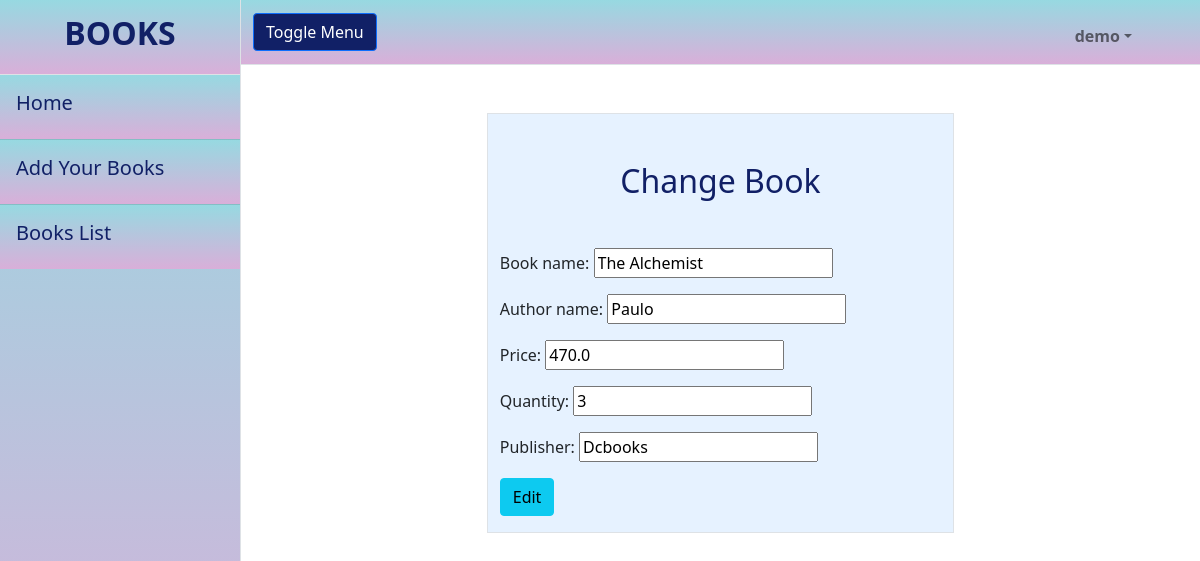
The page /bookapp/books/change/6 (signed in) on the database its author committed.
### bookapp/models.py (models this page shows, shortened)
class Books(models.Model):
    book_name=models.CharField(max_length=120)
    author_name= models.CharField(max_length=120)
    price=models.FloatField()
    quantity=models.IntegerField()
    publisher=models.CharField(max_length=120)

### bookapp/views.py (the view, shortened to what this page needs)
# urls.py: path("books/change/<int:id>",views.BookEditView.as_view(),name="edit-book"),
@method_decorator(signin_required,name="dispatch")
class BookEditView(View):
    def get(self,request,*args,**kwargs):
        id=kwargs.get("id")
        book=Books.objects.get(id=id)
        form=forms.BookChangeForm(instance=book)
        return render(request,"book-edit.html",{"form":form})

### bookapp/forms.py
class BookChangeForm(forms.ModelForm):
    class Meta:
        model=Books
        fields=("__all__")

### bookapp/templates/book-edit.html (shortened to what this page needs)
{%extends 'base.html'%}
{%block body_block%}
<div class="container">
    <div class="row  mt-5">
        <div class="col-3"></div>
        <div class="col-6 border" style="background-color: #e6f2ff">
            <h2 class="mt-5 text-center" style="color:#112066">Change Book</h2>
            <form action="" class="mt-5" method="post">
                {{form.as_p}}
                <div class="mb-3">
                    <button type="submit" class="btn btn-info">Edit</button>
                </div>
            </form>
        </div>
        <div class="col-3"></div>
    </div>
</div>
{%endblock%}

### bookapp/templates/base.html (shortened to what this page needs)
<!DOCTYPE html>
{%load static%}
<html lang="en">
    <head>
        <link href="{%static 'css/styles.css'%}" rel="stylesheet" />
    </head>
    <body>
        <div class="d-flex" id="wrapper">
            <div class="border-end bg-white" id="sidebar-wrapper" style="background-color: #D9AFD9; background-image: linear-gradient(0deg, #D9AFD9 0%, #97D9E1 100%);">
                <div class="sidebar-heading border-bottom bg-light text-center" style="background-color: #D9AFD9; background-image: linear-gradient(0deg, #D9AFD9 0%, #97D9E1 100%);"><h2 style="color:#112066"><strong>BOOKS</strong></h2></div>
                <div class="list-group list-group-flush" style="background-color: #D9AFD9; background-image: linear-gradient(0deg, #D9AFD9 0%, #97D9E1 100%);" >
                    <a class="list-group-item list-group-item-action list-group-item-light p-3" href="{%url 'index'%}"><h5 style="color:#112066">Home</h5></a>
                    <a class="list-group-item list-group-item-action list-group-item-light p-3" href="{%url 'add-book' %}"><h5 style="color:#112066">Add Your Books</h5></a>
                    <a class="list-group-item list-group-item-action list-group-item-light p-3" href="{%url 'books-list'%}"><h5 style="color:#112066">Books List</h5></a>
                </div>
            </div>
            <div id="page-content-wrapper">
                <nav class="navbar navbar-expand-lg navbar-light  border-bottom" style="background-color: #D9AFD9; background-image: linear-gradient(0deg, #D9AFD9 0%, #97D9E1 100%);">
                    <div class="container-fluid">
                        <button class="btn btn-primary" id="sidebarToggle" style="background-color:#112066">Toggle Menu</button>
                        <div class="collapse navbar-collapse" id="navbarSupportedContent">
                            <ul class="navbar-nav ms-auto mt-2 me-5 mt-lg-2">
                                <li class="nav-item active" style="color:#112066"><a class="nav-link"  href="#"></a></li>
                                <li class="nav-item dropdown">
                                    <a class="nav-link dropdown-toggle" id="navbarDropdown" href="#" role="button" data-bs-toggle="dropdown" aria-haspopup="true" aria-expanded="false"><strong>{{request.user}}</strong></a>
                                </li>
                            </ul>
                        </div>
                    </div>
                </nav>
                <div class="container-fluid">
                    {%block body_block%}{%endblock%}
                </div>
            </div>
        </div>
    </body>
</html>

### bookapp/templates/base.html (style rules this page uses)
.list-group-item-light { background-color: #D9AFD9; background-image: linear-gradient(0deg, #D9AFD9 0%, #97D9E1 100%); }

### rows shown on the page
Books: book_name "The Alchemist", author_name "Paulo", price "470.0", quantity "3", publisher "Dcbooks"

### other values the page prints
{{ request.user }} "demo"
